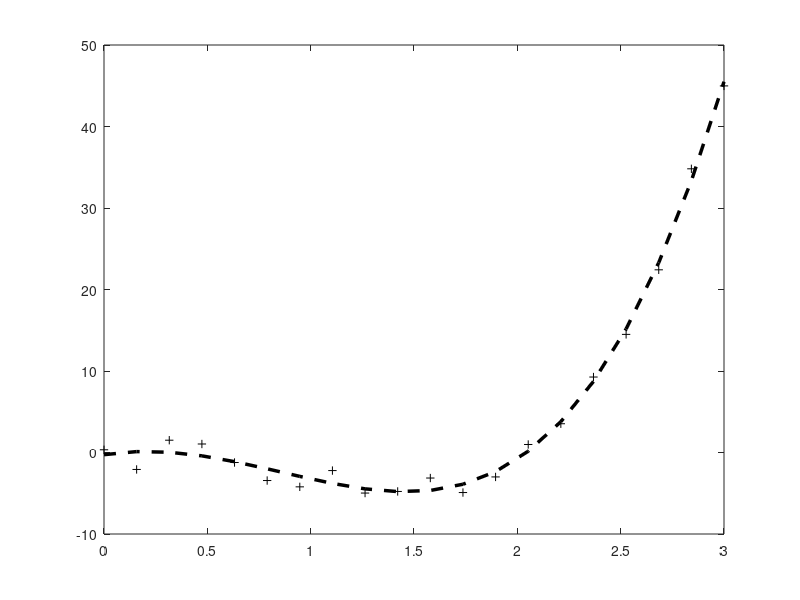

Recreate this plot in MATLAB. (Note: this script raises an error after producing the figure.)
% CHAPTER 10

echo on
%% Polynomial
p1=[1 2 3 2 1]
p2=[1 3 4 2 1]
p1+p2
conv(p1,p2)
r1=roots(p1)
r2=roots(p2)
poly(r1)
poly(r2)
polyval(p1,sqrt(2))
polyval(p2, [1 2 3 4])
polyder(p1)
polyint(p2,2)

%% fitting
x=linspace(0,3,20);
y=-4*x.^2+x.^4+4*(rand(1,20)-0.5);
pol=polyfit(x,y,4)
y1=polyval(pol,x);
plot(x,y,'k+', x,y1,'k--',...
    'LineWidth', 2.5,'MarkerSize',12)
%% Roots
fun=@(x) (3-x)*exp(x)-3;
fzero(fun, 3)
ff1=@(x) x.^2+4
fzero(ff1, 1)
fzero(ff1, i)
ff2=@(x) -x.^3+2*x+3;
fzero(ff2, [0 3])
%% extreme points
[X, FV]=fminbnd(@(x) x+5*sin(x), 4, 5)
[X, FV]=fminbnd(@(x) -(x+5*sin(x)), 6,9)
%
%% Integration
y=1+0.2*rand(1000,1);
trapz(y)/1000
f=@(x) sqrt(1+x.^2+x.^4)
quad(f,0,1)

%% Interpolation
x=0:4*pi; %x=0:0.05:4*pi;
y=x+cos(x);
zx=linspace(0,4*pi,21);
% zy= interpolating values of y at the positions of zx
zy=interp1(x,y,zx);
plot(x,y,'r*',zx,zy,'k',...
    'LineWidth', 2.5,'MarkerSize',12)
%%
x=0:4*pi;%x=0:0.05:4*pi;
y=x+cos(x);
zx=linspace(0,4*pi,21);
% zy= interpolating values of y at the positions of zx
zy=interp1(x,y,zx,'spline');
plot(x,y,'r*',zx,zy,'k',...
    'LineWidth', 2.5,'MarkerSize',12)
%%
x=0:4*pi;%x=0:0.05:4*pi;
y=x+cos(x);
zx=linspace(0,4*pi,21);
pp=spline(x,y);
%pp=pchip(x,y);
zy=ppval(pp,zx);
plot(x,y,'r*',zx,zy,'k',...
    'LineWidth', 2.5,'MarkerSize',12)
%%
% derivative
x=0:0.05:4*pi;
y=x+cos(x);
zx=linspace(0,4*pi,100);
pp=spline(x,y);
%pp=pchip(x,y);
ppd=fnder(pp)
zyd=ppval(ppd,zx);
plot(zx,zyd,'k','LineWidth', 2.5)
%%
% Integration
x=0:0.05:4*pi;
y=10*cos(x);
zx=linspace(0,4*pi,100);
pp=spline(x,y);
%pp=pchip(x,y);
ppint=fnint(pp)
zyint=ppval(ppint,zx);
plot(zx,zyint,'k','LineWidth', 2.5)
%% FFT
%
f1=ezplot(@(t) mod(t,1)-0.5, [-2, 2]);
set(f1,'Color',[0 0 0],'LineWidth', 2.5)
%%
N=2^6;
x=linspace(0,1,N);
y=x-0.5;
fy=fft(y);
k=1:2:N-1;
fy1=1./(2*pi*k)-1./(2*pi*(N-k));
plot(imag(fy(2:end))/N,'Color',[0 0 0],'LineWidth', 2.5)
axis([0 N -0.2 0.2])
xlabel('k')
ylabel('Imag(F(k)) / N')
hold on
plot(k,fy1,'r+','MarkerSize',12)
hold off
%ezplot(@(t) mod(t,1)-0.5, [-3, 3])
